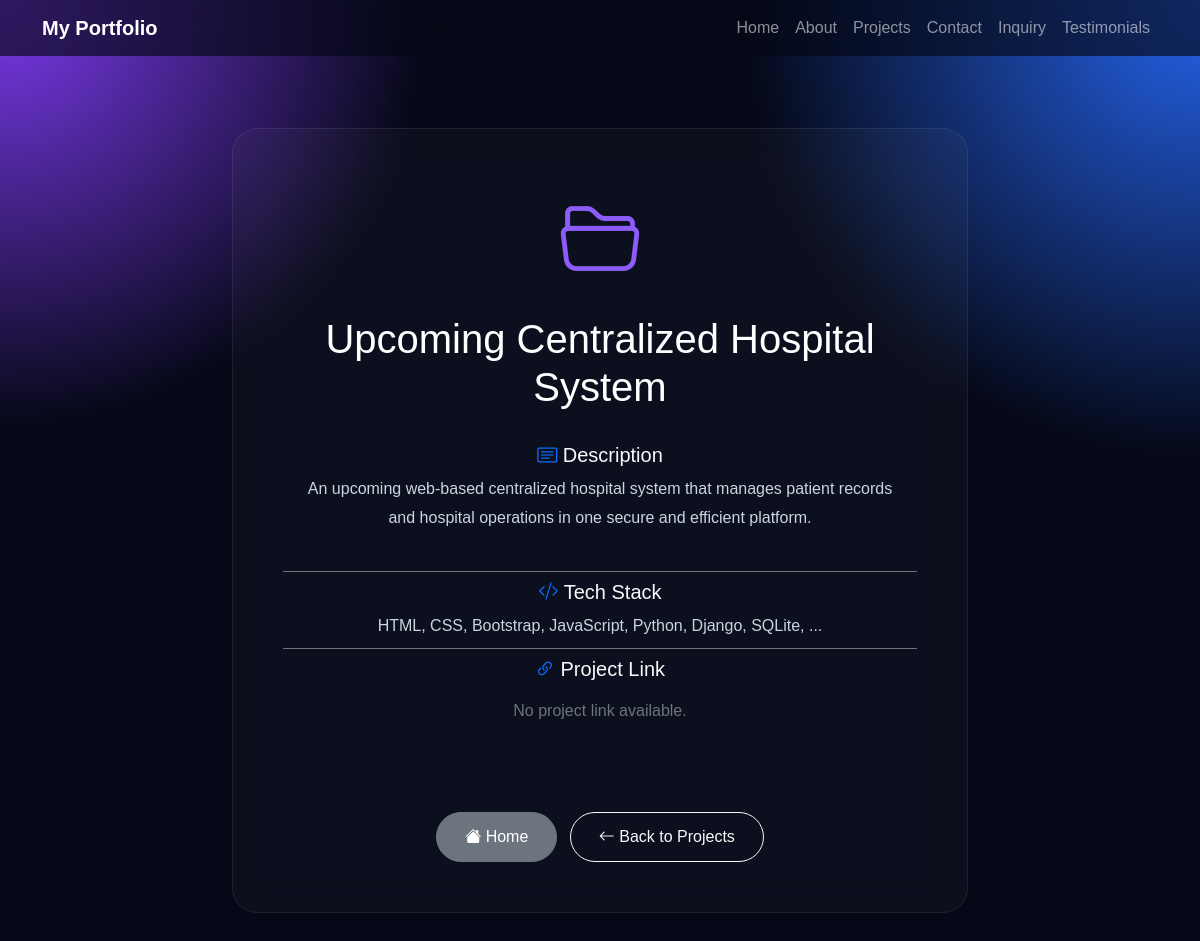
The app's page /projects/2/ with its own data.
### main/models.py (models this page shows, shortened)
class Project(models.Model):
    project_name = models.CharField(max_length=100)
    description = models.TextField()
    tech_stack = models.CharField(max_length=200)
    link = models.URLField(blank=True)

### main/views.py (the view)
def project_detail(request, project_id):
    project = get_object_or_404(
        Project,
        id=project_id
    )
    return render(
        request,
        "main/project_detail.html",
        {
            "project": project,
        }
    )

### main/templates/main/project_detail.html (shortened to what this page needs)
{% extends "main/base.html" %}
{% block content %}
<section class="projects py-5">
    <div class="container">
        <div class="row justify-content-center">
            <div class="col-lg-8">
                <div class="project-card">
                    <div class="text-center mb-4">
                        <div class="project-icon mb-3">
                            <i class="bi bi-folder2-open"></i>
                        </div>
                        <h1>{{ project.project_name }}</h1>
                    </div>
                    <div class="list-group list-group-flush">
                        <div class="list-group-item bg-transparent text-light border-secondary">
                            <h5>
                                <i class="bi bi-card-text text-primary"></i>
                                Description
                            </h5>
                            <p class="mt-2 mb-0">
                                {{ project.description|linebreaks }}
                            </p>
                        </div>
                        <div class="list-group-item bg-transparent text-light border-secondary">
                            <h5>
                                <i class="bi bi-code-slash text-primary"></i>
                                Tech Stack
                            </h5>
                            <p class="mt-2 mb-0">
                                {{ project.tech_stack }}
                            </p>
                        </div>
                        <div class="list-group-item bg-transparent text-light border-secondary">
                            <h5>
                                <i class="bi bi-link-45deg text-primary"></i>
                                Project Link
                            </h5>
                            <div class="mt-3">
                                {% if project.link %}
                                <a
                                    href="{{ project.link }}"
                                    target="_blank"
                                    class="btn btn-primary">
                                    <i class="bi bi-box-arrow-up-right"></i>
                                    Visit Project
                                </a>
                                {% else %}
                                <p class="text-secondary">
                                    No project link available.
                                </p>
                                {% endif %}
                            </div>
                        </div>
                    </div>
                    <div class="text-center mt-5">
                        <a
                            href="{% url 'home' %}#projects"
                            class="btn btn-secondary me-2">
                            <i class="bi bi-house-fill"></i>
                            Home
                        </a>
                        <a
                            href="{% url 'project_list' %}"
                            class="btn btn-outline-light">
                            <i class="bi bi-arrow-left"></i>
                            Back to Projects
                        </a>
                    </div>
                </div>
            </div>
        </div>
    </div>
</section>
{% endblock %}

### main/static/main/css/style.css (style rules this page uses)
html { scroll-behavior:smooth; }
body { background: radial-gradient(circle at top left,#7c3aed 0%,transparent 28%), radial-gradient(circle at top right,#2563eb 0%,transparent 30%), #050816; color:white; font-family:Arial,Helvetica,sans-serif; padding-top:80px; }
.btn { border-radius:40px; padding:12px 28px; }
.projects { padding-top:120px; padding-bottom:120px; }
.project-card { background:rgba(255,255,255,.03); border:1px solid rgba(255,255,255,.08); border-radius:25px; padding:50px; text-align:center; backdrop-filter:blur(15px); transition:.35s; }
.project-icon { font-size:5rem; color:#8b5cf6; margin-bottom:20px; }
.project-card p { color:#cbd5e1; line-height:1.8; margin-bottom:30px; }

### records on screen
Project: project_name "Upcoming Centralized Hospital System", description "An upcoming web-based centralized hospital system that manages patient records and hospital operations in one secure and efficient platform.", tech_stack "HTML, CSS, Bootstrap, JavaScript, Python, Django, SQLite, ..."
